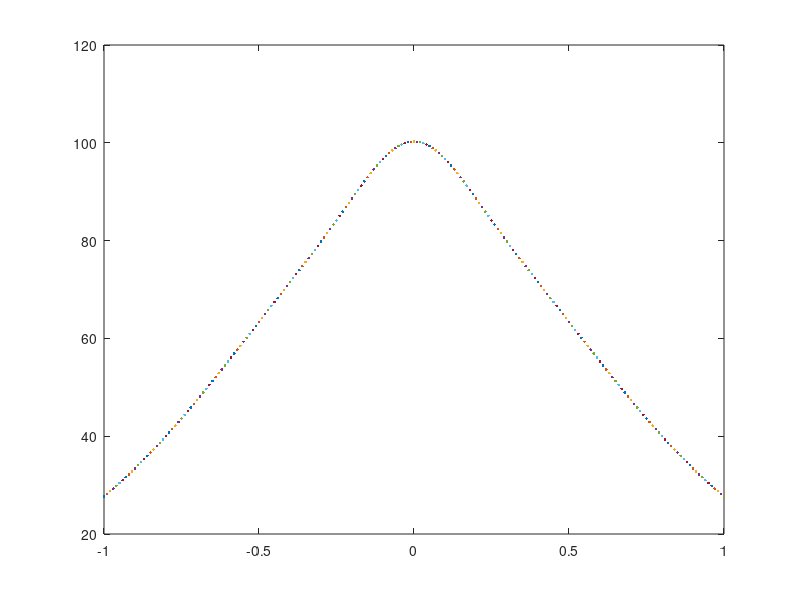

Reproduce this figure in MATLAB.

function PHENIX
    
    
    for phi = -1:0.01:1

    q = 0.8;
    mpi = 0.13957;
    TMP = 0.5;
    etajet = 0 ;
    Aridge = 1 ;
    fRNK = 3;
    fJ = 0.82;
    ma = 1.1;
    md = 1;
    a = 0.5;
    sigmapizero = 0.5;
    snn = 200;

    mN = 0.93957;
    
    yb = acosh(snn/(2*mN));
    
    [pt,deta] = meshgrid(3:0.01:4,-1:0.01:1);
    
    eta = deta + etajet;

    pf1 = pt .* cos(phi);
    pf2 = pt .* sin(phi);
    pf3 = pt .* sinh(eta);
    
    pi1 = pf1 - q/cosh(etajet);
    pi2 = pf2;
    pi3 = pf3 - q*sinh(etajet)/cosh(etajet);
    
    Ef = sqrt(pf1.^2 + pf2.^2 + pf3.^2 + mpi^2);
    Ei = sqrt(pi1.^2 + pi2.^2 + pi3.^2 + mpi^2);
    
    yf = log((Ef + pf3)./(Ef - pf3))./2;
    yi = log((Ei + pi3)./(Ei - pi3))./2;
    
    mtf = sqrt(mpi^2 + pf1.^2 + pf2.^2);
    mti = sqrt(mpi^2 + pi1.^2 + pi2.^2);
  
    pft = sqrt(pf1.^2 + pf2.^2);
    pit = sqrt(pi1.^2 + pi2.^2);
    
    x = sqrt(mpi^2 + pit.^2) .* exp(abs(yi) - yb) ./mpi ;
    
    etaf = log((sqrt(pf1.^2 + pf2.^2 + pf3.^2) + pf3)./((sqrt(pf1.^2 + pf2.^2 + pf3.^2) - pf3)));
    etai = log((sqrt(pi1.^2 + pi2.^2 + pi3.^2) + pi3)./((sqrt(pi1.^2 + pi2.^2 + pi3.^2) - pi3)));

    NJF = 0.15 + 0.1 * pt;
    TJF = 0.19 + 0.06 * pt;
    
    sigmapi = sigmapizero * ma ./(sqrt(ma^2 + pft.^2));
    
    
    Nridge =  fRNK * 2/3 * Aridge * (1 - x).^a .* exp(-sqrt(mpi^2 + pit.^2)/TMP)./(sqrt(md^2 + pit.^2)) .*  Ef./Ei .* sqrt(1 - mpi^2./(mtf.^2 .* (cosh(yf)).^2));
    
    Njet = fJ * NJF .* exp((mpi - sqrt((mpi^2 + pft.^2))) ./ TJF) ./(TJF .* (mpi + TJF)) .* exp(-(phi^2 + deta.^2) ./ (2 * sigmapi.^2)) ./ (2 * pi * sigmapi.^2);
    
    N= Nridge +Njet ;
    
    inte = sum(N(:));

    plot(phi, inte)
    
    hold all
    
    end

    
    
    
    
end